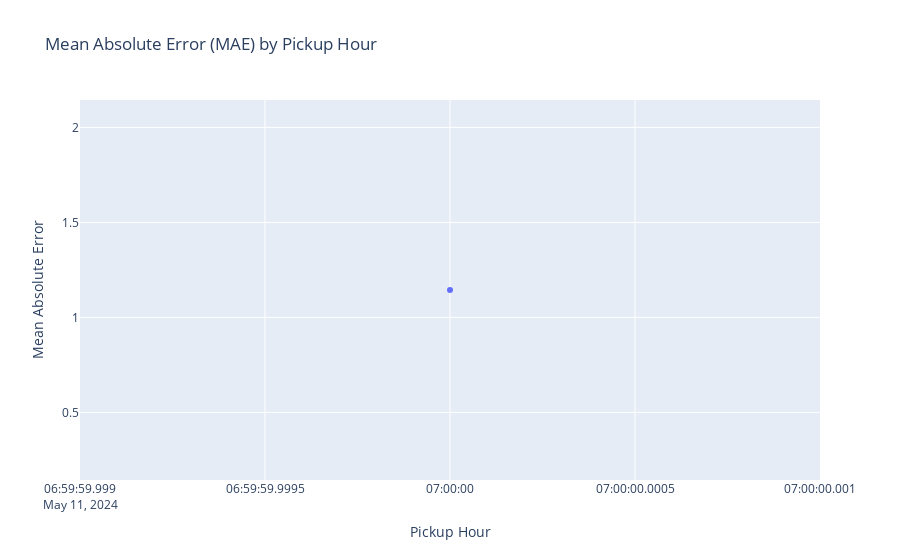

The notebook cell this image was saved under:
### Code cell
import pandas as pd  
import plotly.express as px
df1 = df
df2 = df_pred

# Merge the DataFrames on 'pickup_location_id' and 'pickup_hour'  
merged_df = pd.merge(df1, df2, on=['pickup_location_id', 'pickup_hour'])  

# Calculate the absolute error  
merged_df['absolute_error'] = abs(merged_df['predicted_demand'] - merged_df['rides'])  

# Group by 'pickup_hour' and calculate the mean absolute error (MAE)  
mae_by_hour = merged_df.groupby('pickup_hour')['absolute_error'].mean().reset_index()  
mae_by_hour.rename(columns={'absolute_error': 'MAE'}, inplace=True)  

# Create a Plotly plot  
fig = px.line(  
    mae_by_hour,  
    x='pickup_hour',  
    y='MAE',  
    title='Mean Absolute Error (MAE) by Pickup Hour',  
    labels={'pickup_hour': 'Pickup Hour', 'MAE': 'Mean Absolute Error'},  
    markers=True  
)  

# Show the plot  
fig.show()

### Figure 1 — Plotly figure (JSON) as saved in the notebook; plotly's stock layout.template omitted (floating-point values rounded to 4 significant figures)
{"data": [{"hovertemplate": "Pickup Hour=%{x}<br>Mean Absolute Error=%{y}<extra></extra>", "legendgroup": "", "line": {"color": "#636efa", "dash": "solid"}, "marker": {"symbol": "circle"}, "mode": "lines+markers", "name": "", "orientation": "v", "showlegend": false, "type": "scatter", "x": ["2024-05-11T07:00:00.000000"], "xaxis": "x", "y": [1.144], "yaxis": "y"}], "layout": {"legend": {"tracegroupgap": 0}, "title": {"text": "Mean Absolute Error (MAE) by Pickup Hour"}, "xaxis": {"anchor": "y", "domain": [0, 1], "title": {"text": "Pickup Hour"}}, "yaxis": {"anchor": "x", "domain": [0, 1], "title": {"text": "Mean Absolute Error"}}}}
